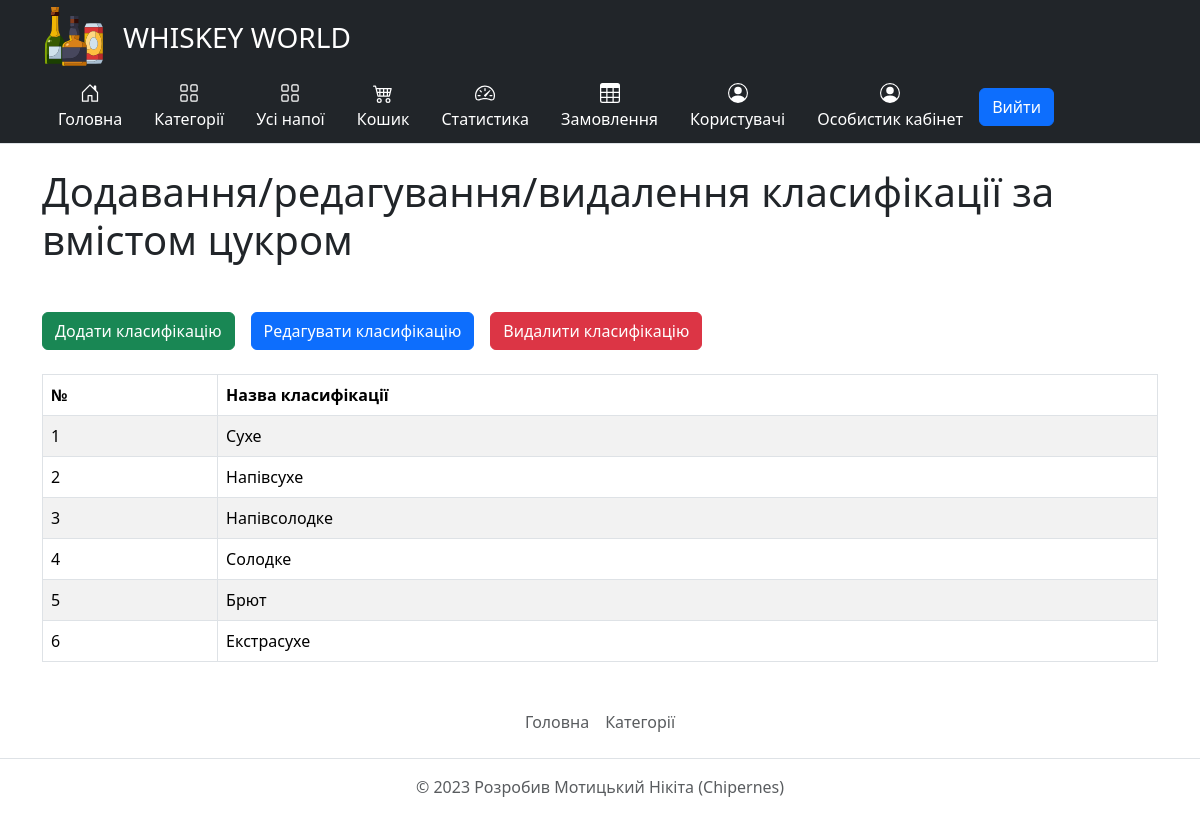
Screenshot of /sugarContents (signed in) with the database file from the repository.
### tables this page shows
CREATE TABLE `SugarContents` (
  `SugarContentId` int NOT NULL,
  `Name` varchar(255) NOT NULL
);

### core/Template.php (called while the page is built, shortened)
<?php
class Template
{
    public function __construct($path)
    {
        $this->path = $path;
    }
    public function getHTML() {
        include($this->path);
        $html = ob_get_contents();
        return $html;
    }
}

### core/Controller.php (called while the page is built, shortened)
<?php
class Controller
{
    protected $viewPath;
    public function __construct()
    {
        $this->moduleName = Core::getInstance()->app['moduleName'];
        $this->actionName = Core::getInstance()->app['$actionName'];
        $this->viewPath = "views/{$this->moduleName}/{$this->actionName}.php";
    }
    public function render($viewPath = null, $params = null)
    {
        if (empty($viewPath))
            $viewPath = $this->viewPath;
        $tpl = new Template($viewPath);
        if (!empty($params))
            $tpl->setParams($params);
        return $tpl->getHTML();
    }
}

### controllers/SugarContentsController.php (called while the page is built, shortened)
<?php
class SugarContentsController extends Controller
{
    public function indexAction()
    {
        $sugarContents = SugarContents::getSugarContents();
        return $this->render(null,
            [
                'sugarContents' => $sugarContents
            ]);
    }
}

### index.php (called while the page is built, shortened)
<?php
spl_autoload_register(function($className) {
    $path = $className.'.php';
});
$core = core\Core::getInstance();
$core->Initialize();
$core->Run();

### core/DB.php (called while the page is built, shortened)
<?php
class DB
{
    protected $pdo;
    public function __construct($hostname, $login, $password, $database)
    {
        $this->pdo = new \PDO("mysql: host={$hostname}; dbname={$database}", $login, $password);
    }
    public function select($tableName, $fieldsList = '*', $conditionArray = null, $conditionOperators = 'AND')
    {
        if (is_string($fieldsList))
            $fieldsListString = $fieldsList;
        $wherePartString = '';
        $res = $this->pdo->prepare("SELECT {$fieldsListString} FROM {$tableName} {$wherePartString}");
        $res->execute($conditionArray);
        return $res->fetchAll(\PDO::FETCH_ASSOC);
    }
}

### models/SugarContents.php (called while the page is built, shortened)
<?php
class SugarContents
{
    protected static string $tableName = 'SugarContents';
    public static function getSugarContents()
    {
        return Core::getInstance()->db->select(self::$tableName);
    }
}

### views/sugarContents/index.php (the view, shortened to what this page needs)
<h1 class="mt-4 mb-5">Додавання/редагування/видалення класифікації за вмістом цукром</h1>
<div class="d-flex gap-3">
    <a href="/sugarContents/add" class="btn btn-success">Додати класифікацію</a>
    <a href="/sugarContents/edit?check=false" class="btn btn-primary">Редагувати класифікацію</a>
    <a href="/sugarContents/delete" class="btn btn-danger">Видалити класифікацію</a>
</div>
<div class="mt-4">
    <table class="table table-striped table-bordered">
        <thead>
            <tr>
                <th>№</th>
                <th>Назва класифікації</th>
            </tr>
        </thead>
        <tbody>
            <?php foreach ($sugarContents as $sugarContent): ?>
                <tr>
                    <td><?= $sugarContent['SugarContentId'] ?></td>
                    <td><?= $sugarContent['Name'] ?></td>
                </tr>
            <?php endforeach; ?>
        </tbody>
    </table>
</div>

### rows the page displays
sugarcontents: SugarContentId "1", Name "Сухе"
sugarcontents: SugarContentId "2", Name "Напівсухе"
sugarcontents: SugarContentId "3", Name "Напівсолодке"
sugarcontents: SugarContentId "4", Name "Солодке"
sugarcontents: SugarContentId "5", Name "Брют"
sugarcontents: SugarContentId "6", Name "Екстрасухе"
